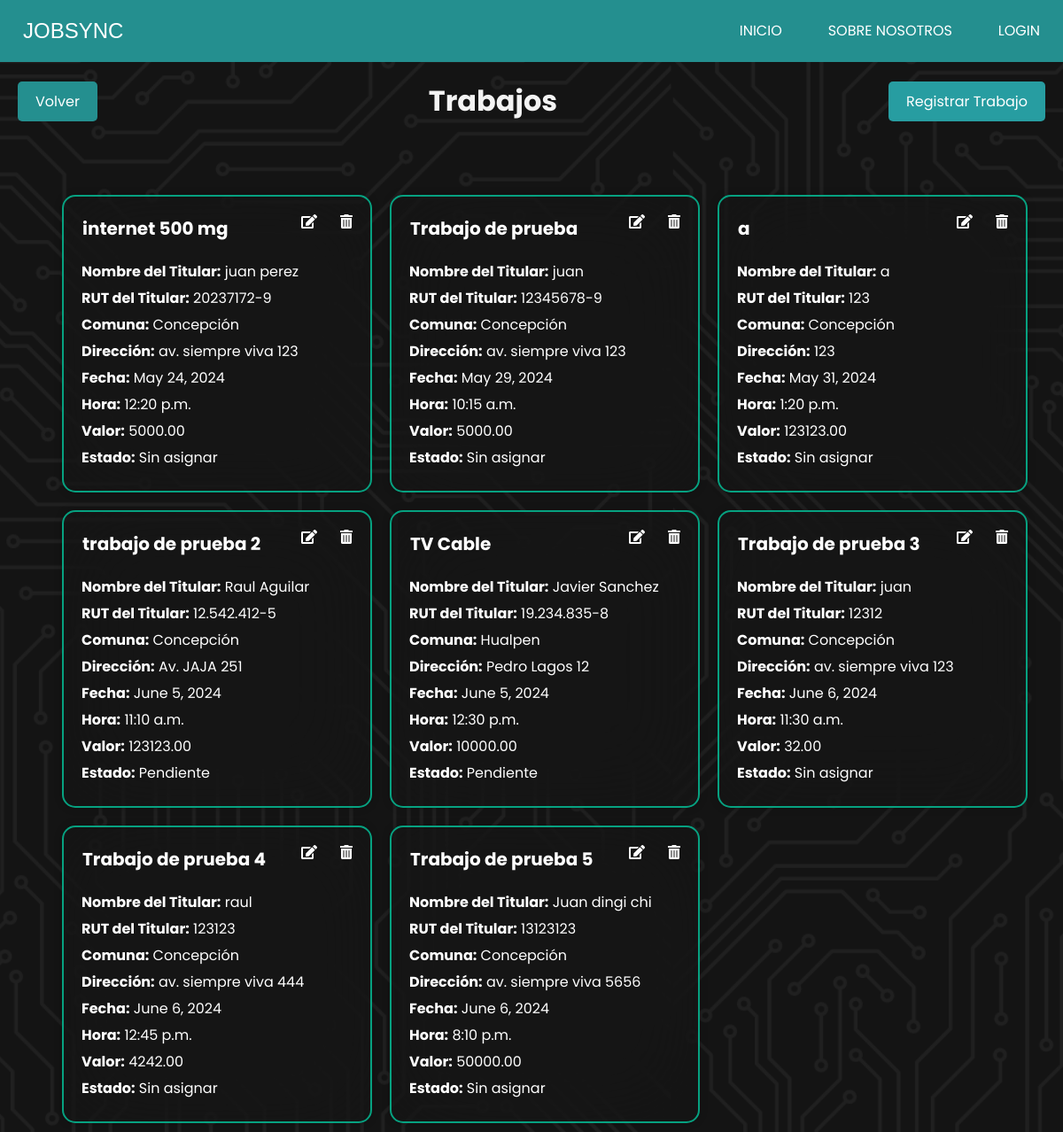
Before: /trabajos/ with the older database file.
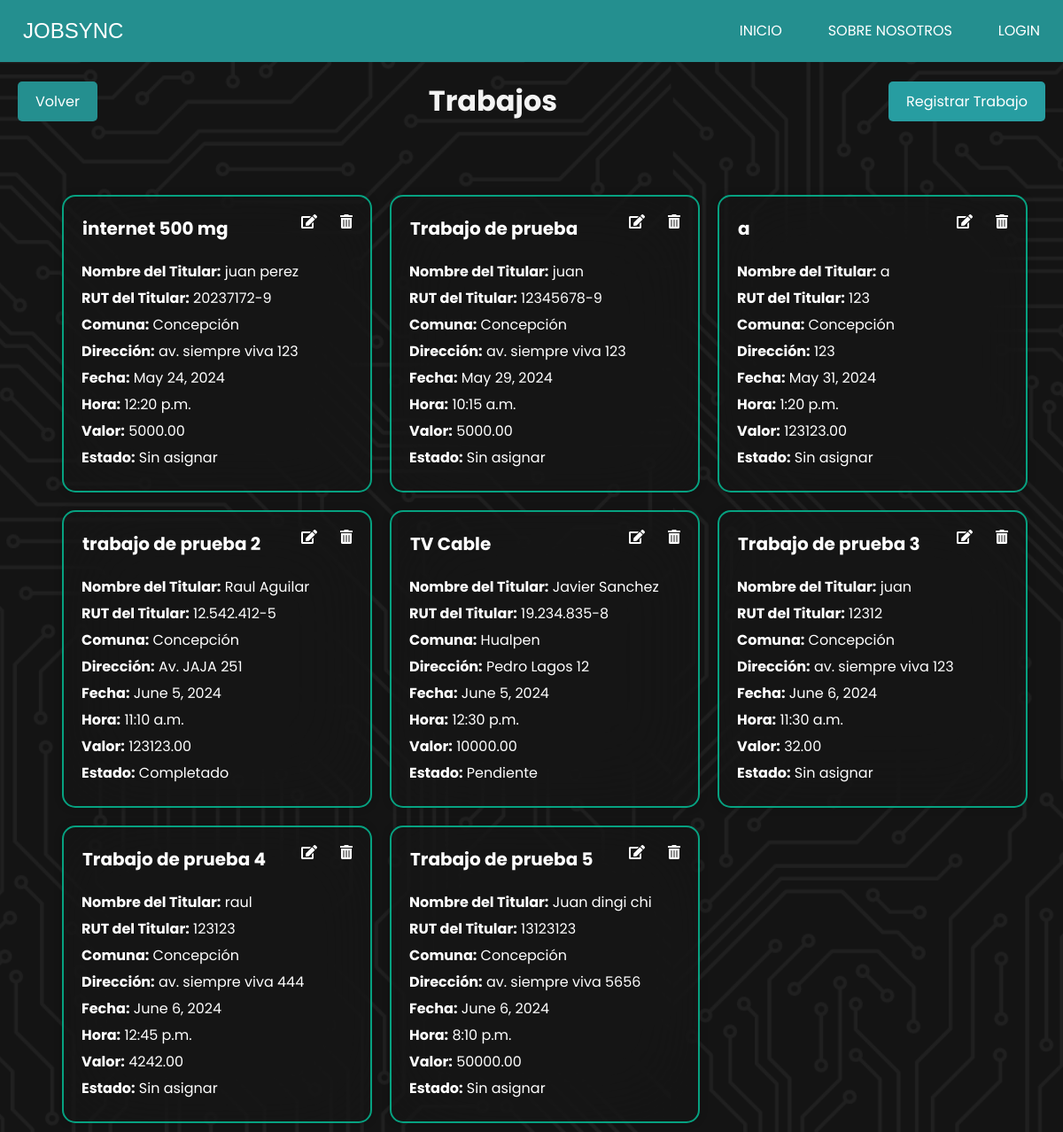
After: the same page with the newer database file.
### JobSyncApp/models.py (models this page shows, shortened)
class Trabajo(models.Model):
    colaborador = models.ForeignKey(CustomUser, on_delete=models.SET_NULL, null=True, blank=True)
    nombre_trabajo = models.CharField(max_length=100)
    nombre_titular = models.CharField(max_length=100)
    rut_titular = models.CharField(max_length=12)
    comuna = models.ForeignKey(Comuna, on_delete=models.SET_NULL, null=True)
    direccion = models.CharField(max_length=255)
    fecha = models.DateField()
    hora = models.TimeField()
    valor = models.DecimalField(max_digits=10, decimal_places=2)
    ESTADO_CHOICES = [
        ('sin_asignar', 'Sin asignar'),
        ('pendiente', 'Pendiente'),
        ('completado', 'Completado'),
    ]
    estado = models.CharField(max_length=20, choices=ESTADO_CHOICES, default='sin_asignar')

class Comuna(models.Model):
    nombre = models.CharField(max_length=100, unique=True)
    def __str__(self):
        return self.nombre

### JobSyncApp/views.py (the view)
# urls.py: path('trabajos/', views.trabajos, name='trabajos'),
def trabajos(request):
    trabajos = Trabajo.objects.all()  # Obtener todos los trabajos
    return render(request, 'admin/gestion_trabajos/trabajos/trabajos.html', {'trabajos': trabajos})

### JobSyncApp/templates/admin/gestion_trabajos/trabajos/trabajos.html (shortened to what this page needs)
{% extends 'index.html' %}
{% load static %}
{% block extra_css %}
<link rel="stylesheet" href="{% static 'css/admin/trabajos.css' %}">
<link rel="stylesheet" href="https://cdnjs.cloudflare.com/ajax/libs/font-awesome/5.15.4/css/all.min.css">
{% endblock extra_css %}
{% block contenido %}
    <div class="header">
        <a href="{% url 'index_trabajo' %}"  class="boton volver">Volver</a>
        <h1 id="titulo-trabajos">Trabajos</h1>
        <a href="{% url 'crear_trabajo' %}"  class="boton regresar">Registrar Trabajo</a>
    </div>
<div class="card-container">
    {% for trabajo in trabajos %}
    <div class="card" id="trabajo">
        <div class="botones">
        <button class="delete-btn" data-url="{% url 'eliminar_trabajo' trabajo.id %}"> <i class="fas fa-trash-alt"></i></button>
        <button class="edit-btn" data-url="{% url 'modificar_trabajo' trabajo.id %}" > <i class="fas fa-edit"></i></button>
        <h2> {{ trabajo.nombre_trabajo }}</h2>
        </div>
        <p><strong>Nombre del Titular:</strong> {{ trabajo.nombre_titular }}</p>
        <p><strong>RUT del Titular:</strong> {{ trabajo.rut_titular }}</p>
        <p><strong>Comuna:</strong> {{ trabajo.comuna }}</p>
        <p><strong>Dirección:</strong> {{ trabajo.direccion }}</p>
        <p><strong>Fecha:</strong> {{ trabajo.fecha }}</p>
        <p><strong>Hora:</strong> {{ trabajo.hora }}</p>
        <p><strong>Valor:</strong> {{ trabajo.valor }}</p>
        <p><strong>Estado:</strong> {{ trabajo.get_estado_display }}</p>
    </div>
    {% endfor %}
</div>
{% endblock %}

Changed rows visible on the page:
changed Trabajo "trabajo de prueba 2": estado "Pendiente" → "Completado"
